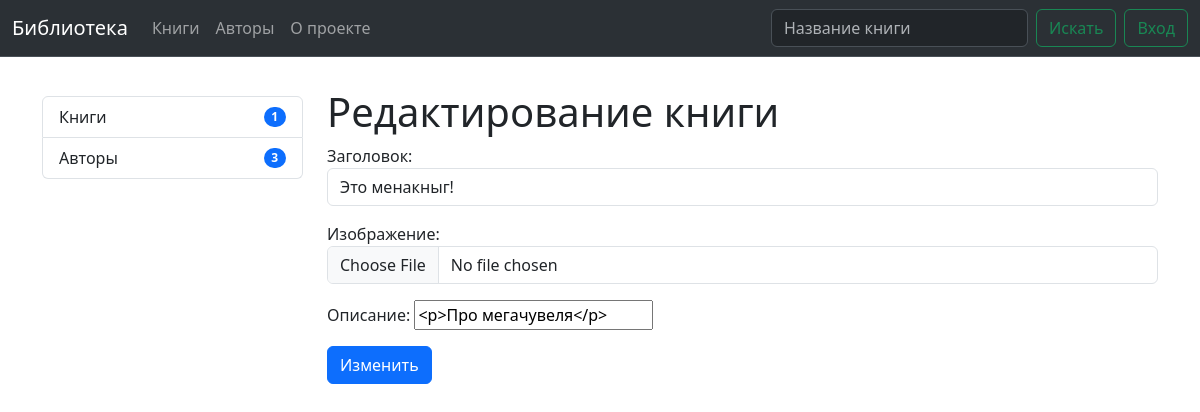
/books/edit/7/, run on an earlier commit of the app's database.
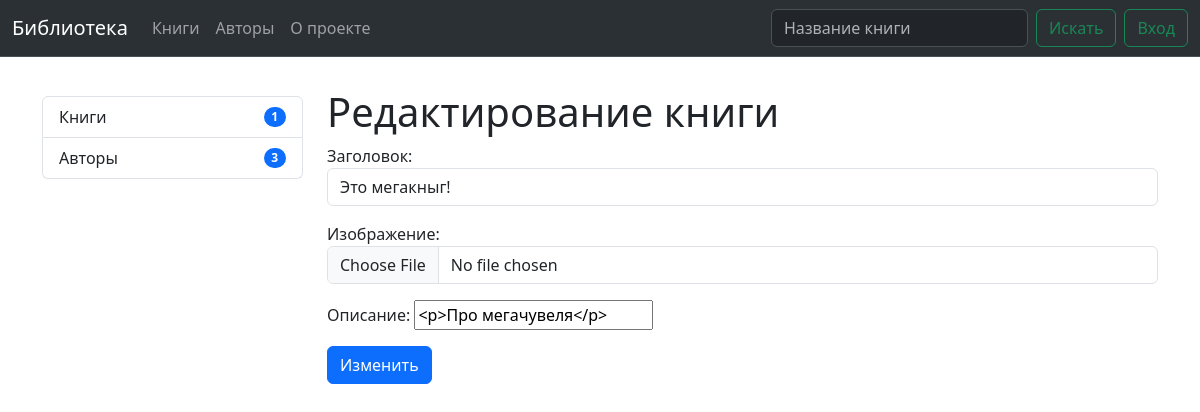
And on a later commit of the database.
### library/models.py (models this page shows, shortened)
class Book(models.Model):
    title = models.CharField(max_length=250, unique=True)
    author = models.ForeignKey(User, on_delete=models.DO_NOTHING)
    description = HTMLField(null=True, blank=True)
    image = models.ImageField(null=True, blank=True, upload_to='books/')
    parts_num = models.PositiveIntegerField(default=0)
    isFinished = models.BooleanField(default=False)
    isShared = models.BooleanField(default=True)
    created_at = models.DateTimeField(auto_now_add=True)
    updated_at = models.DateTimeField(auto_now=True)

### library/views.py (the view, shortened to what this page needs)
# urls.py: path('books/edit/<int:pk>/', BookEditView.as_view(), name='book_edit'),
class BookEditView(FormView):
    template_name = 'library/book-edit.html'
    form_class = BookCreateForm
    success_url = reverse_lazy('library:books')
    def get_initial(self):
        book = Book.objects.filter(pk=self.kwargs['pk']).first()
        return {
            'title': book.title,
            'description': book.description,
            'image': book.image,
        }

### library/forms.py
class BookCreateForm(forms.Form):
    title = forms.CharField(
        max_length=250,
        required=True,
        label='Заголовок',
        widget=forms.TextInput(attrs={
            'class': 'form-control',
            'placeholder': 'Заголовок'
        })
    )
    image = forms.ImageField(
        required=False,
        label='Изображение',
        widget=forms.FileInput(attrs={
            'class': 'form-control',
            'accept': 'image/*',
        }),
    )
    description = forms.CharField(
        widget=TinyMCE(attrs={'class': 'form-control', 'cols': 80, 'rows': 30}),
        required=False,
        label='Описание',
    )

### library/context_processors.py (called while the page is built)
def menu_data(request):
    return {
        'authors_count': Profile.objects.filter(isAuthor=True).count(),
        'friends_count': request.user.profile.friends.count() if request.user.is_authenticated and hasattr(request.user, 'profile') else 0,
        'requests_count': request.user.profile.friends_request_to_me.count() if request.user.is_authenticated and hasattr(request.user, 'profile') else 0,
        'books_count': Book.objects.all().count(),
    }

### library/templates/library/book-edit.html (shortened to what this page needs)
{% extends 'base-user.html' %}
{% load static %}
{% block main %}
    <h1 class="mt-3">Редактирование книги</h1>
    <form method="post" enctype="multipart/form-data">
      {{ form.as_p }}
      <button type="submit" class="btn btn-primary">Изменить</button>
    </form>
{% endblock %}

What changed in the data, as far as the page shows it:
changed Book "<p>Про мегачувеля</p>": title "Это менакныг!" → "Это мегакныг!"
